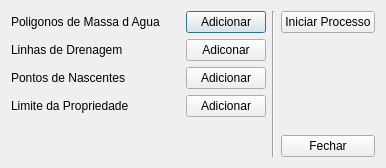
<?xml version="1.0" encoding="UTF-8"?>
<ui version="4.0">
 <class>AppAutomaticoDlg</class>
 <widget class="QDialog" name="AppAutomaticoDlg">
  <property name="geometry">
   <rect>
    <x>0</x>
    <y>0</y>
    <width>357</width>
    <height>136</height>
   </rect>
  </property>
  <property name="windowTitle">
   <string>App Automatico</string>
  </property>
  <layout class="QHBoxLayout" name="horizontalLayout">
   <property name="sizeConstraint">
    <enum>QLayout::SetFixedSize</enum>
   </property>
   <item>
    <layout class="QGridLayout" name="gridLayout">
     <item row="0" column="0">
      <widget class="QLabel" name="label_3">
       <property name="text">
        <string>Poligonos de Massa d Agua</string>
       </property>
       <property name="buddy">
        <cstring>maButton</cstring>
       </property>
      </widget>
     </item>
     <item row="0" column="2">
      <widget class="QPushButton" name="maButton">
       <property name="text">
        <string>Adicionar</string>
       </property>
      </widget>
     </item>
     <item row="1" column="0">
      <widget class="QLabel" name="label">
       <property name="text">
        <string>Linhas de Drenagem</string>
       </property>
       <property name="buddy">
        <cstring>dreButton</cstring>
       </property>
      </widget>
     </item>
     <item row="1" column="2">
      <widget class="QPushButton" name="dreButton">
       <property name="text">
        <string>Adiconar</string>
       </property>
      </widget>
     </item>
     <item row="2" column="0">
      <widget class="QLabel" name="label_2">
       <property name="text">
        <string>Pontos de Nascentes</string>
       </property>
       <property name="buddy">
        <cstring>ptButton</cstring>
       </property>
      </widget>
     </item>
     <item row="2" column="2">
      <widget class="QPushButton" name="ptButton">
       <property name="text">
        <string>Adicionar</string>
       </property>
      </widget>
     </item>
     <item row="3" column="0">
      <widget class="QLabel" name="label_4">
       <property name="text">
        <string>Limite da Propriedade</string>
       </property>
       <property name="buddy">
        <cstring>aprtButton</cstring>
       </property>
      </widget>
     </item>
     <item row="3" column="2">
      <widget class="QPushButton" name="aprtButton">
       <property name="text">
        <string>Adicionar</string>
       </property>
      </widget>
     </item>
     <item row="4" column="1">
      <spacer name="verticalSpacer">
       <property name="orientation">
        <enum>Qt::Vertical</enum>
       </property>
       <property name="sizeHint" stdset="0">
        <size>
         <width>20</width>
         <height>40</height>
        </size>
       </property>
      </spacer>
     </item>
    </layout>
   </item>
   <item>
    <widget class="Line" name="line">
     <property name="orientation">
      <enum>Qt::Vertical</enum>
     </property>
    </widget>
   </item>
   <item>
    <layout class="QGridLayout" name="gridLayout_2">
     <property name="sizeConstraint">
      <enum>QLayout::SetDefaultConstraint</enum>
     </property>
     <item row="0" column="0">
      <widget class="QPushButton" name="iniButton">
       <property name="text">
        <string>Iniciar Processo</string>
       </property>
      </widget>
     </item>
     <item row="1" column="0">
      <spacer name="verticalSpacer_2">
       <property name="orientation">
        <enum>Qt::Vertical</enum>
       </property>
       <property name="sizeHint" stdset="0">
        <size>
         <width>20</width>
         <height>40</height>
        </size>
       </property>
      </spacer>
     </item>
     <item row="2" column="0">
      <widget class="QPushButton" name="closeButton">
       <property name="text">
        <string>Fechar</string>
       </property>
      </widget>
     </item>
    </layout>
   </item>
  </layout>
 </widget>
 <resources/>
 <connections>
  <connection>
   <sender>closeButton</sender>
   <signal>clicked()</signal>
   <receiver>AppAutomaticoDlg</receiver>
   <slot>reject()</slot>
   <hints>
    <hint type="sourcelabel">
     <x>315</x>
     <y>111</y>
    </hint>
    <hint type="destinationlabel">
     <x>338</x>
     <y>-12</y>
    </hint>
   </hints>
  </connection>
 </connections>
</ui>
